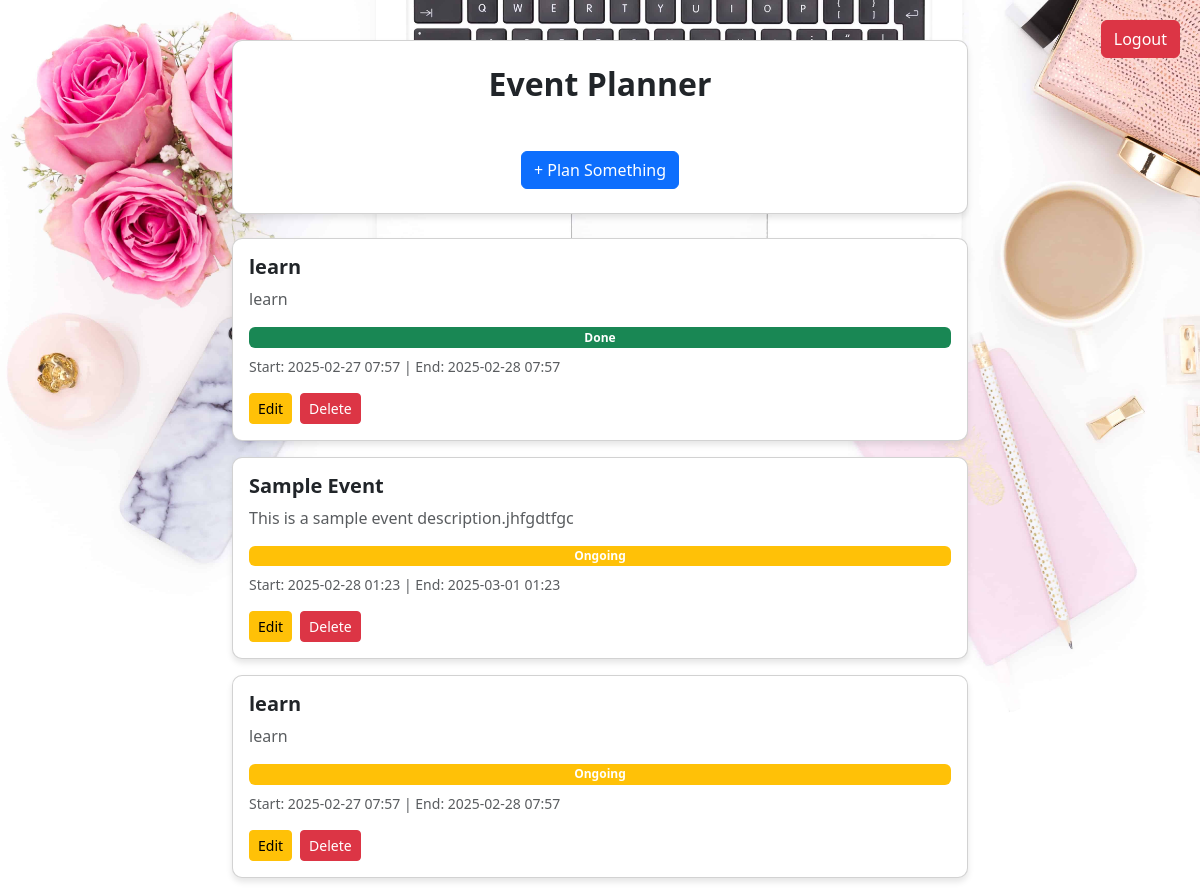
/index.php (signed in), run on the app's committed database.
### tables this page shows
CREATE TABLE `eventplan` (
  `id` int(11) NOT NULL,
  `title` varchar(100) NOT NULL,
  `description` varchar(100) NOT NULL,
  `status` tinyint(1) NOT NULL,
  `start_date` datetime NOT NULL,
  `end_date` datetime NOT NULL
);

### index.php (the view, shortened to what this page needs)
<?php include 'database/database.php'; ?>
<!DOCTYPE html>
<html lang="en">
<head>
  <link href="../statics/css/bootstrap.min.css" rel="stylesheet">
  <link href="https://cdn.jsdelivr.net/npm/fullcalendar@5.10.1/main.min.css" rel="stylesheet">
</head>
<body>
  <div class="container">
    <a href="handlers/logout.php" class="btn btn-danger logout-btn">Logout</a>
    <div class="row justify-content-center">
      <div class="col-lg-8">
        <div class="card p-4">
          <h2 class="text-center fw-bold">Event Planner</h2>
          <div class="d-flex justify-content-center mt-4">
            <a href="views/add_event.php" class="btn btn-primary">+ Plan Something</a>
          </div>
        </div>
      </div>
    </div>
    <div class="row justify-content-center mt-4">
      <div class="col-lg-8">
        <?php $res = $pdo->query("SELECT * FROM eventplan"); ?>
        <?php if ($res->rowCount() > 0): ?>
          <?php while ($row = $res->fetch(PDO::FETCH_ASSOC)): ?>
            <div class="card p-3 mb-3">
              <h5 class="fw-bold"> <?= $row['title']; ?> </h5>
              <p class="text-muted"> <?= $row['description']; ?> </p>
              <span class="badge bg-<?= $row['status'] == 0 ? 'warning' : 'success' ?>">
                <?= $row['status'] == 0 ? "Ongoing" : "Done"; ?>
              </span>
              <p class="text-muted small mt-2">
                Start: <?= date('Y-m-d H:i', strtotime($row['start_date'])); ?> |
                End: <?= date('Y-m-d H:i', strtotime($row['end_date'])); ?>
              </p>
              <div class="d-flex gap-2">
                <a href="views/update_event.php?id=<?= $row['id']; ?>" class="btn btn-sm btn-warning">Edit</a>
                <a href="handlers/delete_event_handler.php?id=<?= $row['id']; ?>" class="btn btn-sm btn-danger">Delete</a>
              </div>
            </div>
          <?php endwhile; ?>
        <?php else: ?>
          <div class="alert alert-secondary text-center">No plans today?</div>
        <?php endif; ?>
      </div>
    </div>
  </div>
</body>
</html>

### index.php (style rules this page uses)
body { background-image: url('views/background.jpg'); background-size: cover; }
.container { margin-top: 40px; }
.card { border-radius: 10px; box-shadow: 0 4px 6px rgba(0, 0, 0, 0.1); }
.logout-btn { position: absolute; top: 20px; right: 20px; }

### data on the page
eventplan: title "learn", description "learn", status "Done", start_date "2025-02-27 07:57", end_date "2025-02-28 07:57"
eventplan: title "Sample Event", description "This is a sample event description.jhfgdtfgc", status "Ongoing", start_date "2025-02-28 01:23", end_date "2025-03-01 01:23"
eventplan: title "learn", description "learn", status "Ongoing", start_date "2025-02-27 07:57", end_date "2025-02-28 07:57"
